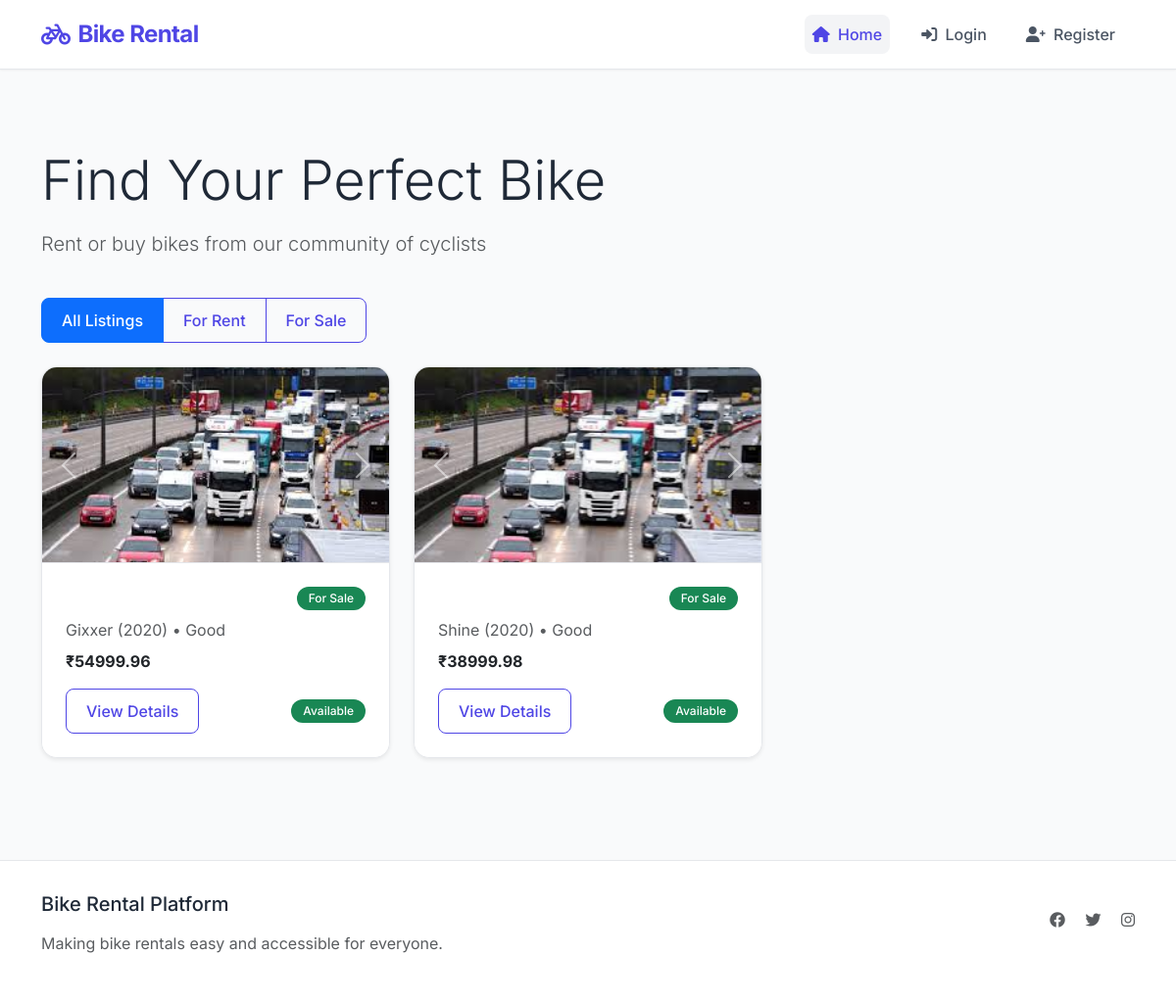
The page / on the database its author committed.
### app.py (models this page shows)
class Bike(db.Model):
    id = db.Column(db.Integer, primary_key=True)
    created_at = db.Column(db.DateTime, default=datetime.utcnow)
    brand = db.Column(db.String(50), nullable=False)
    model = db.Column(db.String(100), nullable=False)
    year = db.Column(db.Integer, nullable=False)
    engine_cc = db.Column(db.Integer, nullable=False)
    km_driven = db.Column(db.Integer, nullable=False)
    mileage = db.Column(db.Float, nullable=False)
    condition = db.Column(db.String(50), nullable=False)
    description = db.Column(db.Text, nullable=False)
    owner_id = db.Column(db.Integer, db.ForeignKey('user.id'), nullable=False)
    is_available = db.Column(db.Boolean, default=True)
    listing_type = db.Column(db.String(10), nullable=False)  # 'rent' or 'sale'
    price_per_day = db.Column(db.Float, nullable=True)
    sale_price = db.Column(db.Float, nullable=True)
    image_url_1 = db.Column(db.String(200))
    image_url_2 = db.Column(db.String(200))
    image_url_3 = db.Column(db.String(200))
    rentals = db.relationship('Rental', backref='bike', lazy=True)
    rental_requests = db.relationship('RentalRequest', backref='bike', lazy=True)
    bike_purchases = db.relationship('Purchase', backref=db.backref('bike_details', lazy=True))

### app.py (the view)
@app.route('/')
def index():
    bikes = Bike.query.filter_by(is_available=True).order_by(Bike.created_at.desc()).all()
    return render_template('index.html', bikes=bikes)

### app.py (called while the page is built)
@app.context_processor
def utility_processor():
    def get_pending_requests_count():
        if not session.get('user_id'):
            return 0
        return RentalRequest.query.join(Bike).filter(
            Bike.owner_id == session['user_id'],
            RentalRequest.status == 'pending'
        ).count()
    return dict(pending_requests_count=get_pending_requests_count())

### templates/index.html (shortened to what this page needs)
{% extends "base.html" %}
{% block content %}
<div class="container py-4">
    <div class="row mb-4">
        <div class="col-md-8">
            <h1 class="display-4 mb-3">Find Your Perfect Bike</h1>
            <p class="lead text-muted">Rent or buy bikes from our community of cyclists</p>
        </div>
    </div>
    <div class="row mb-4">
        <div class="col-12">
            <div class="btn-group" role="group" aria-label="Listing type filter">
                <button type="button" class="btn btn-outline-primary active" data-filter="all">All Listings</button>
                <button type="button" class="btn btn-outline-primary" data-filter="rent">For Rent</button>
                <button type="button" class="btn btn-outline-primary" data-filter="sale">For Sale</button>
            </div>
        </div>
    </div>
    <div class="row g-4">
        {% for bike in bikes%}
        <div class="col-md-6 col-lg-4 bike-card" data-type="{{ bike.listing_type }}">
            <div class="card h-100 shadow-sm">
                <div id="carousel{{ bike.id }}" class="carousel slide" data-bs-ride="carousel">
                    <div class="carousel-inner">
                        {% if bike.image_url_1 %}
                        <div class="carousel-item active">
                            <img src="../static/{{ bike.image_url_1 }}" class="d-block w-100 card-img-top" alt="{{ bike.name }}">
                        </div>
                        {% endif %}
                    </div>
                    {% if bike.image_url_2 or bike.image_url_3 %}
                    <button class="carousel-control-prev" type="button" data-bs-target="#carousel{{ bike.id }}" data-bs-slide="prev">
                        <span class="carousel-control-prev-icon" aria-hidden="true"></span>
                    </button>
                    <button class="carousel-control-next" type="button" data-bs-target="#carousel{{ bike.id }}" data-bs-slide="next">
                        <span class="carousel-control-next-icon" aria-hidden="true"></span>
                    </button>
                    {% endif %}
                </div>
                <div class="card-body">
                    <div class="d-flex justify-content-between align-items-start mb-2">
                        <span class="badge {% if bike.listing_type == 'rent' %}bg-primary{% else %}bg-success{% endif %}">
                            {% if bike.listing_type == 'rent' %}For Rent{% else %}For Sale{% endif %}
                        </span>
                    </div>
                    <p class="card-text text-muted mb-2">
                        {{ bike.model }} ({{ bike.year }}) • {{ bike.condition }}
                    </p>
                    <p class="card-text mb-3">
                        {% if bike.listing_type == 'rent' %}
                        <strong>₹{{ "%.2f"|format(bike.price_per_day) }}</strong> per day
                        {% else %}
                        <strong>₹{{ "%.2f"|format(bike.sale_price) }}</strong>
                        {% endif %}
                    </p>
                    <div class="d-flex justify-content-between align-items-center">
                        <a href="{{ url_for('view_bike', bike_id=bike.id) }}" class="btn btn-outline-primary">
                            View Details
                        </a>
                        {% if bike.is_available %}
                        <span class="badge bg-success">Available</span>
                        {% else %}
                        <span class="badge bg-secondary">Not Available</span>
                        {% endif %}
                    </div>
                </div>
            </div>
        </div>
        {% endfor %}
    </div>
</div>
{% endblock %}

### rows shown on the page
Bike: listing_type "For Sale", model "Gixxer", year "2020", condition "Good", sale_price "54999.96", is_available "Available"
Bike: listing_type "For Sale", model "Shine", year "2020", condition "Good", sale_price "38999.98", is_available "Available"
